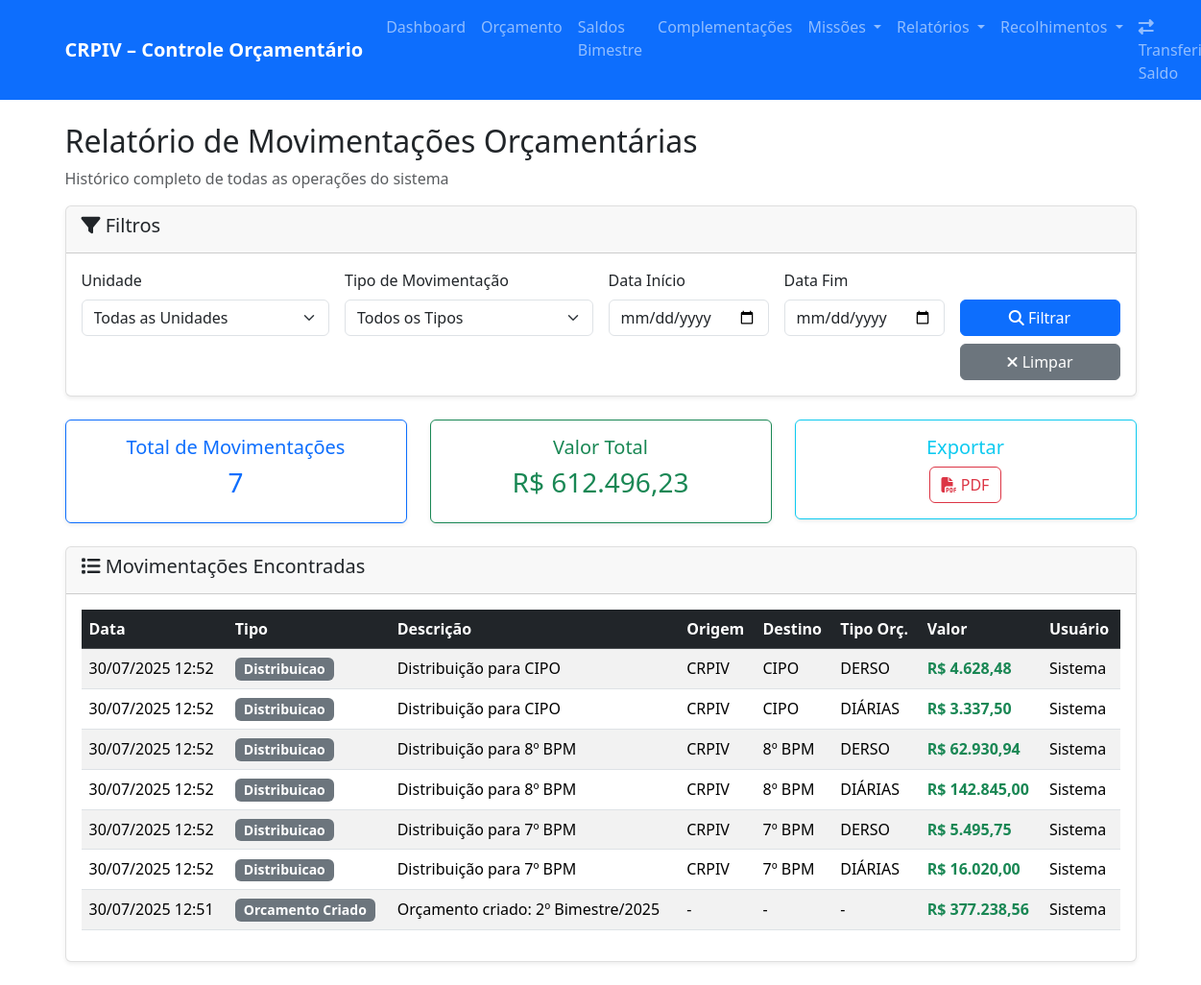
Screenshot of /relatorio_movimentacoes with the database file from the repository.
### models.py (models this page shows, shortened)
class MovimentacaoOrcamentaria(db.Model):
    __tablename__ = 'movimentacao_orcamentaria'
    id = db.Column(db.Integer, primary_key=True)
    data_movimentacao = db.Column(db.DateTime, default=datetime.utcnow)
    tipo = db.Column(db.String(50), nullable=False)
    descricao = db.Column(db.Text)
    unidade_origem = db.Column(db.String(50), nullable=True)
    unidade_destino = db.Column(db.String(50), nullable=True)
    tipo_orcamento = db.Column(db.String(50), nullable=True)
    valor = db.Column(db.Numeric(10,2), nullable=True)
    usuario = db.Column(db.String(100), default="Sistema")
    orcamento_id = db.Column(db.Integer, db.ForeignKey('orcamento.id'), nullable=True)
    missao_id = db.Column(db.Integer, db.ForeignKey('missao.id'), nullable=True)
    orcamento = db.relationship('Orcamento', backref='movimentacoes')
    missao = db.relationship('Missao', backref='movimentacoes')

### app.py (the view, shortened to what this page needs)
@app.route('/relatorio_movimentacoes')
def relatorio_movimentacoes():
    try:
        filtro_unidade = request.args.get('unidade_filtro', '')
        filtro_tipo = request.args.get('tipo_filtro', '')
        data_inicio = request.args.get('data_inicio', '')
        data_fim = request.args.get('data_fim', '')
        print(f"🔍 Carregando relatório de movimentações...")
        print(f"   Filtros: unidade='{filtro_unidade}', tipo='{filtro_tipo}', inicio='{data_inicio}', fim='{data_fim}'")
        try:
            total_registros = MovimentacaoOrcamentaria.query.count()
            print(f"📊 Total de registros na tabela MovimentacaoOrcamentaria: {total_registros}")
        except Exception as e:
            print(f"❌ Erro ao acessar tabela MovimentacaoOrcamentaria: {e}")
            return relatorio_movimentacoes_simulado(filtro_unidade, filtro_tipo, data_inicio, data_fim)
        query = MovimentacaoOrcamentaria.query
        if filtro_tipo:
            query = query.filter(MovimentacaoOrcamentaria.tipo == filtro_tipo)
            print(f"   Aplicado filtro de tipo: {filtro_tipo}")
        movimentacoes = query.order_by(MovimentacaoOrcamentaria.data_movimentacao.desc()).all()
        print(f"📋 Movimentações encontradas: {len(movimentacoes)}")
        if movimentacoes:
            print("📋 Primeiras 5 movimentações:")
            for i, mov in enumerate(movimentacoes[:5]):
                print(f"  {i+1}. {mov.data_movimentacao} - {mov.tipo} - {mov.unidade_origem} → {mov.unidade_destino} - R$ {mov.valor or 0:,.2f}")
        else:
            print("⚠️ Nenhuma movimentação encontrada!")
        total_movimentacoes = len(movimentacoes)
        valor_total = sum([m.valor for m in movimentacoes if m.valor])
        print(f"📊 Estatísticas calculadas:")
        print(f"   Total de movimentações: {total_movimentacoes}")
        print(f"   Valor total: R$ {valor_total:,.2f}")
        tipos_movimento = ['orcamento_criado', 'distribuicao', 'autorizacao_missao',
                          'transferencia_entre_unidades', 'nova_distribuicao_crpiv', 'recolhimento']
        filtros_retorno = {
            'unidade_filtro': filtro_unidade,
            'tipo_filtro': filtro_tipo,
            'data_inicio': data_inicio,
            'data_fim': data_fim
        }
        print(f"🎯 Renderizando template com {len(movimentacoes)} movimentações")
        return render_template('relatorio_movimentacoes.html',
                             movimentacoes=movimentacoes,
                             total_movimentacoes=total_movimentacoes,
                             valor_total=valor_total,
                             unidades=UNIDADES,
                             tipos_movimento=tipos_movimento,
                             filtros=filtros_retorno)
    except Exception as e:
        print(f"❌ Erro no relatório: {e}")
        import traceback
        traceback.print_exc()
        flash('Erro ao carregar relatório de movimentações', 'error')
        return render_template('relatorio_movimentacoes.html',
                             movimentacoes=[],
                             total_movimentacoes=0,
                             valor_total=0,
                             unidades=UNIDADES,
                             tipos_movimento=[],
                             filtros={
                                 'unidade_filtro': '',
                                 'tipo_filtro': '',
                                 'data_inicio': '',
                                 'data_fim': ''
                             })

### app.py (called while the page is built)
@app.template_filter('currency')
def currency_filter(value):
    if value is None:
        return "0,00"
    try:
        return f"{float(value):,.2f}".replace(',', 'X').replace('.', ',').replace('X', '.')
    except (ValueError, TypeError):
        return "0,00"

### templates/relatorio_movimentacoes.html (shortened to what this page needs)
{% extends "base.html" %}
{% block content %}
<div class="row">
    <div class="col-12">
        <h2>Relatório de Movimentações Orçamentárias</h2>
        <p class="text-muted">Histórico completo de todas as operações do sistema</p>
    </div>
</div>
<div class="row mb-4">
    <div class="col-12">
        <div class="card">
            <div class="card-header">
                <h5><i class="fas fa-filter"></i> Filtros</h5>
            </div>
            <div class="card-body">
                <form method="GET" class="row g-3">
                    <div class="col-md-3">
                        <label class="form-label">Unidade</label>
                        <select name="unidade_filtro" class="form-select">
                            <option value="">Todas as Unidades</option>
                        </select>
                    </div>
                    <div class="col-md-3">
                        <label class="form-label">Tipo de Movimentação</label>
                        <select name="tipo_filtro" class="form-select">
                            <option value="">Todos os Tipos</option>
                        </select>
                    </div>
                    <div class="col-md-2">
                        <label class="form-label">Data Início</label>
                        <input type="date" name="data_inicio" class="form-control" value="{{ filtros.data_inicio }}">
                    </div>
                    <div class="col-md-2">
                        <label class="form-label">Data Fim</label>
                        <input type="date" name="data_fim" class="form-control" value="{{ filtros.data_fim }}">
                    </div>
                    <div class="col-md-2">
                        <label class="form-label">&nbsp;</label>
                        <div class="d-grid gap-2">
                            <button type="submit" class="btn btn-primary">
                                <i class="fas fa-search"></i> Filtrar
                            </button>
                            <a href="{{ url_for('relatorio_movimentacoes') }}" class="btn btn-secondary">
                                <i class="fas fa-times"></i> Limpar
                            </a>
                        </div>
                    </div>
                </form>
            </div>
        </div>
    </div>
</div>
{% if total_movimentacoes > 0 %}
<div class="row mb-4">
    <div class="col-md-4">
        <div class="card text-center border-primary">
            <div class="card-body">
                <h5 class="card-title text-primary">Total de Movimentações</h5>
                <h3 class="text-primary">{{ total_movimentacoes }}</h3>
            </div>
        </div>
    </div>
    <div class="col-md-4">
        <div class="card text-center border-success">
            <div class="card-body">
                <h5 class="card-title text-success">Valor Total</h5>
                <h3 class="text-success">R$ {{ valor_total|currency }}</h3>
            </div>
        </div>
    </div>
    <div class="col-md-4">
        <div class="card text-center border-info">
            <div class="card-body">
                <h5 class="card-title text-info">Exportar</h5>
                <a href="{{ url_for('exportar_movimentacoes_pdf') }}" class="btn btn-outline-danger">
                    <i class="fas fa-file-pdf"></i> PDF
                </a>
            </div>
        </div>
    </div>
</div>
{% endif %}
{% if movimentacoes %}
<div class="card">
    <div class="card-header">
        <h5><i class="fas fa-list"></i> Movimentações Encontradas</h5>
    </div>
    <div class="card-body">
        <div class="table-responsive">
            <table class="table table-striped table-hover">
                <thead class="table-dark">
                    <tr>
                        <th>Data</th>
                        <th>Tipo</th>
                        <th>Descrição</th>
                        <th>Origem</th>
                        <th>Destino</th>
                        <th>Tipo Orç.</th>
                        <th>Valor</th>
                        <th>Usuário</th>
                    </tr>
                </thead>
                <tbody>
                    {% for mov in movimentacoes %}
                    <tr>
                        <td>{{ mov.data_movimentacao.strftime('%d/%m/%Y %H:%M') }}</td>
                        <td>
                            <span class="badge bg-secondary">
                                {{ mov.tipo.replace('_', ' ').title() }}
                            </span>
                        </td>
                        <td>{{ mov.descricao or '-' }}</td>
                        <td>{{ mov.unidade_origem or '-' }}</td>
                        <td>{{ mov.unidade_destino or '-' }}</td>
                        <td>{{ mov.tipo_orcamento or '-' }}</td>
                        <td>
                            {% if mov.valor %}
                                <span class="fw-bold text-success">R$ {{ mov.valor|currency }}</span>
                            {% else %}
                                -
                            {% endif %}
                        </td>
                        <td>{{ mov.usuario }}</td>
                    </tr>
                    {% endfor %}
                </tbody>
            </table>
        </div>
    </div>
</div>
{% endif %}
{% endblock %}

### static/css/style.css (style rules this page uses)
.card { box-shadow: 0 0.125rem 0.25rem rgba(0, 0, 0, 0.075); border: 1px solid rgba(0, 0, 0, 0.125); }
.badge { font-size: 0.875em; }
.table th { border-top: none; font-weight: 600; }
.btn { border-radius: 0.375rem; }
.form-control, .form-select { border-radius: 0.375rem; }

### rows the page displays
MovimentacaoOrcamentaria: data_movimentacao "30/07/2025 12:52", tipo.replace "Distribuicao", descricao "Distribuição para CIPO", unidade_origem "CRPIV", unidade_destino "CIPO", tipo_orcamento "DERSO", valor "4.628,48", usuario "Sistema"
MovimentacaoOrcamentaria: data_movimentacao "30/07/2025 12:52", tipo.replace "Distribuicao", descricao "Distribuição para CIPO", unidade_origem "CRPIV", unidade_destino "CIPO", tipo_orcamento "DIÁRIAS", valor "3.337,50", usuario "Sistema"
MovimentacaoOrcamentaria: data_movimentacao "30/07/2025 12:52", tipo.replace "Distribuicao", descricao "Distribuição para 8º BPM", unidade_origem "CRPIV", unidade_destino "8º BPM", tipo_orcamento "DERSO", valor "62.930,94", usuario "Sistema"
MovimentacaoOrcamentaria: data_movimentacao "30/07/2025 12:52", tipo.replace "Distribuicao", descricao "Distribuição para 8º BPM", unidade_origem "CRPIV", unidade_destino "8º BPM", tipo_orcamento "DIÁRIAS", valor "142.845,00", usuario "Sistema"
MovimentacaoOrcamentaria: data_movimentacao "30/07/2025 12:52", tipo.replace "Distribuicao", descricao "Distribuição para 7º BPM", unidade_origem "CRPIV", unidade_destino "7º BPM", tipo_orcamento "DERSO", valor "5.495,75", usuario "Sistema"
MovimentacaoOrcamentaria: data_movimentacao "30/07/2025 12:52", tipo.replace "Distribuicao", descricao "Distribuição para 7º BPM", unidade_origem "CRPIV", unidade_destino "7º BPM", tipo_orcamento "DIÁRIAS", valor "16.020,00", usuario "Sistema"
MovimentacaoOrcamentaria: data_movimentacao "30/07/2025 12:51", tipo.replace "Orcamento Criado", descricao "Orçamento criado: 2º Bimestre/2025", unidade_origem "-", unidade_destino "-", tipo_orcamento "-", valor "377.238,56", usuario "Sistema"

### other values shown
{{ total_movimentacoes }} "7"
{{ valor_total|currency }} "612.496,23"
